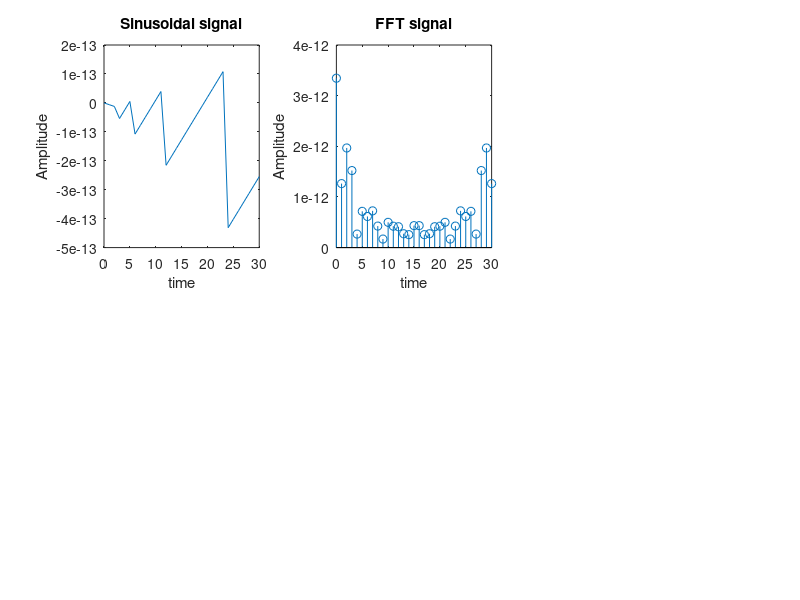

Source code (MATLAB):
clc;
 clear all;
 close all;
 %continuous sinusoidal signal
 a=input('Enter the amplitude:');
 f=input('Enter the Timeperiod:');
 t=0:1:30;
 x=a*sin(2*pi*f*t);
 subplot(2,3,1);
 plot(t,x);
 xlabel('time');
 ylabel('Amplitude');
 title('Sinusoidal signal');
 fftx=fft(x);
 realfftx=abs(fftx);
 subplot(2,3,2);
 stem(t,realfftx);
 xlabel('time');
 ylabel('Amplitude');
 title('FFT signal');

